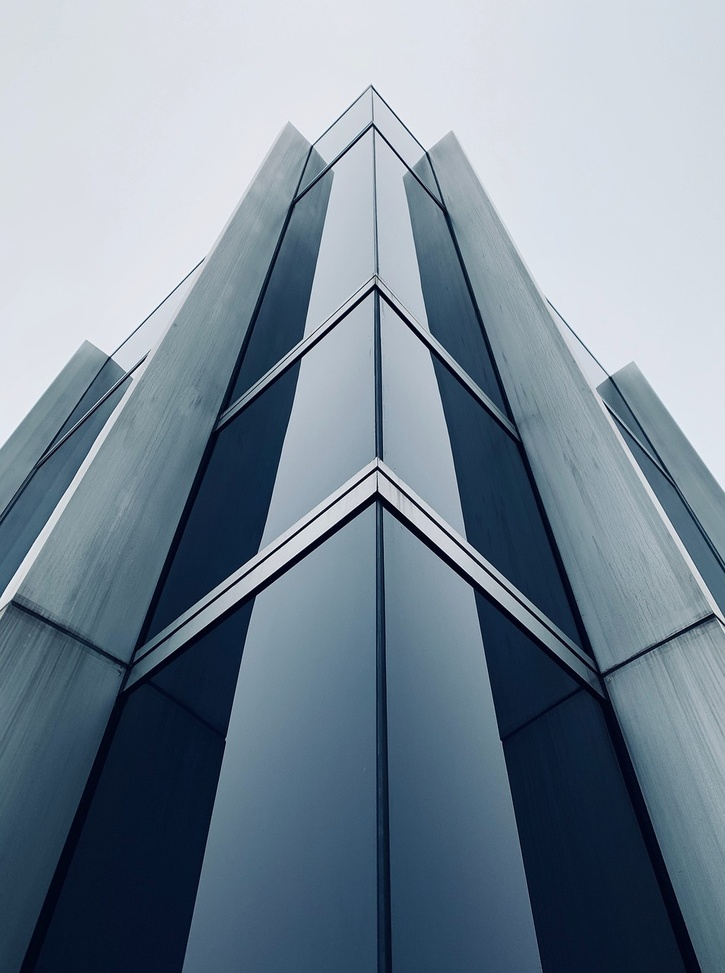
#> input picture Code Executables/Ex 2/image.jpg, 725 x 973 px, shrunk from 954 x 1280 before the run
$ jupyter execute line-detect.ipynb
#> lines starting #> are read from the running program, lines starting #| are printed output that depends on the picture; after the words box and inside, x2 and y2 are one past the last pixel; in counts of white or black regions, pixels touching at a corner belong together
[cell 1]
import cv2
import numpy as np
import matplotlib.pyplot as plt

[cell 2]
img = cv2.imread("image.jpg")
#> img is the input picture: shape (973, 725, 3); mean B, G, R 149.9, 136.2, 121.1
gray = cv2.cvtColor(img, cv2.COLOR_BGR2GRAY)
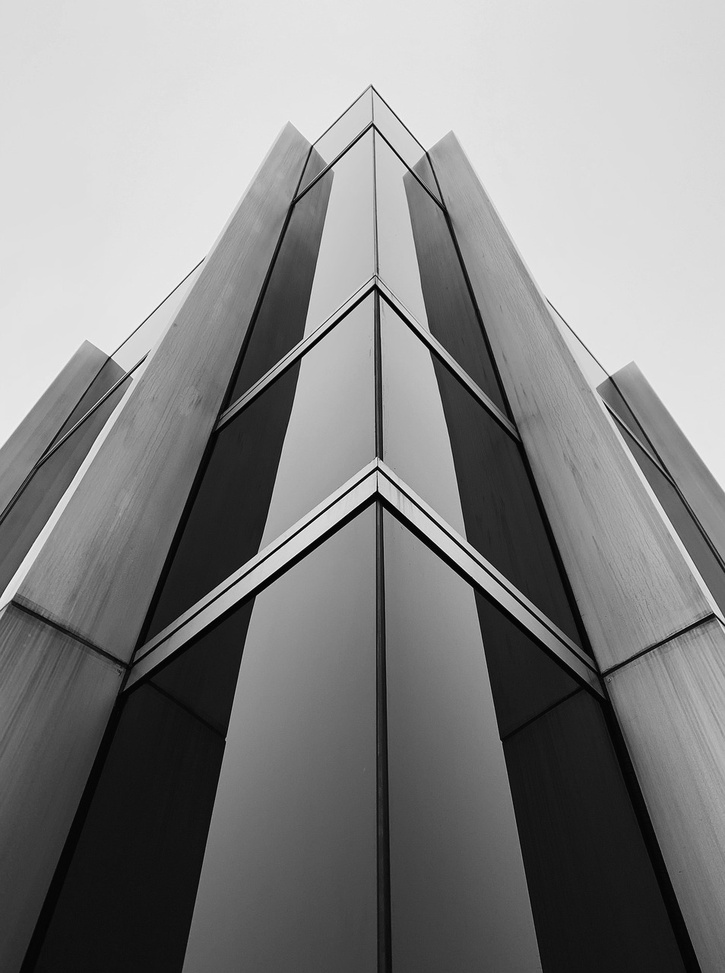
#> gray: shape (973, 725); min 1, max 253, mean 133.3

[cell 3]
edges = cv2.Canny(gray, 50, 150)
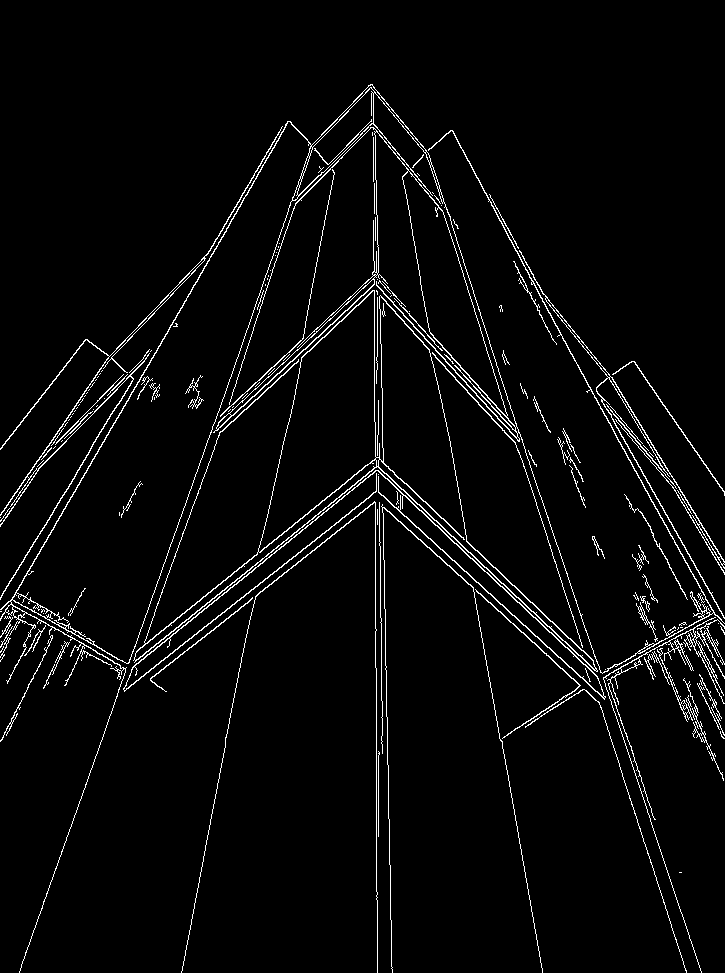
#> edges: shape (973, 725); 3.5% white in thin lines or dots
lines = cv2.HoughLines(edges, 1, np.pi/180, 150)
#> lines = 74 rows, first 8: [310, 0.524], [-374, 3.12], [376, 0], [-365, 2.97], [-349, 2.81], [599, 0.89], [592, 0.89], [-338, 2.65]

[cell 4]
for line in lines:
    rho, theta = line[0]

    a = np.cos(theta)
    b = np.sin(theta)

    x0 = a * rho
    y0 = b * rho

    x1 = int(x0 + 1000 * (-b))
    y1 = int(y0 + 1000 * (a))
    x2 = int(x0 - 1000 * (-b))
    y2 = int(y0 - 1000 * (a))

    cv2.line(img, (x1, y1), (x2, y2), (0, 0, 255), 2)
#> this loop made 74 passes
#> (rho, theta, a, b, x0, y0, x1, y1) on passes 1 to 12: (310, 0.524, 0.866, 0.5, 268.5, 155, -231, 1021), (-374, 3.12, -1, 0.0175, 373.9, -6.53, 356, -1006), (376, 0, 1, 0, 376, 0, 376, 1000), (-365, 2.97, -0.985, 0.174, 359.5, -63.38, 185, -1048), (-349, 2.81, -0.946, 0.326, 330, -113.6, 4, -1059), (599, 0.89, 0.629, 0.777, 377, 465.5, -400, 1094), (592, 0.89, 0.629, 0.777, 372.6, 460.1, -404, 1089), (-338, 2.65, -0.883, 0.469, 298.4, -158.7, -171, -1041), (84, 2.32, -0.682, 0.731, -57.29, 61.43, -788, -620), (87, 2.32, -0.682, 0.731, -59.33, 63.63, -790, -618), (363, 0.192, 0.982, 0.191, 356.3, 69.26, 165, 1050), (602, 0.89, 0.629, 0.777, 378.9, 467.8, -398, 1097)
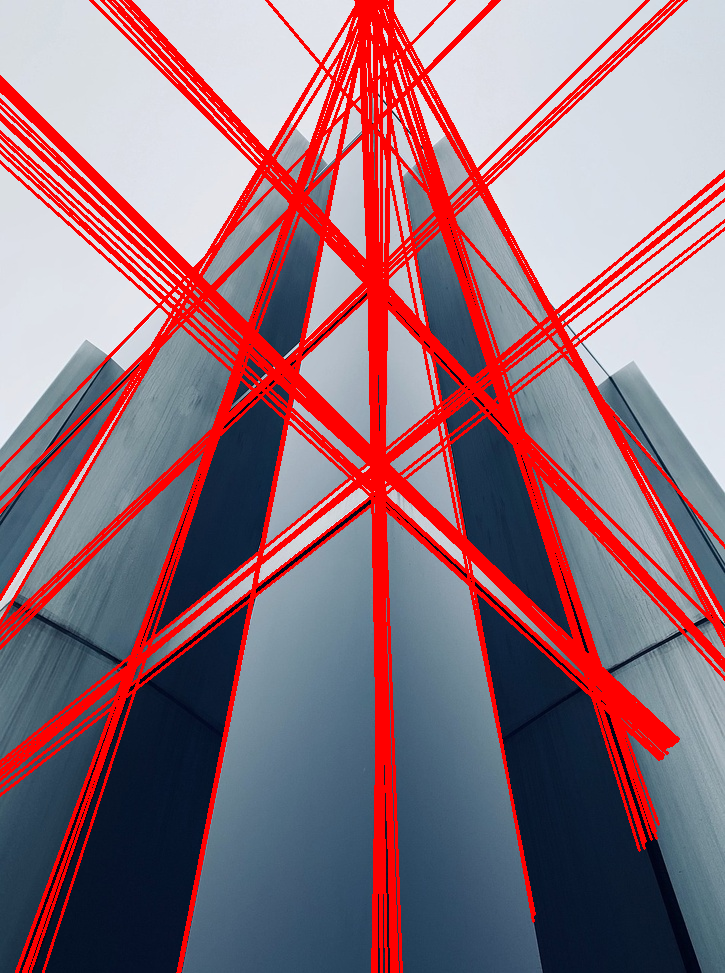
#> img: shape (973, 725, 3); 19.33% of pixels changed, all inside (x1, y1, x2, y2) = (0, 0, 725, 973)

[cell 5]
img_rgb = cv2.cvtColor(img, cv2.COLOR_BGR2RGB)
